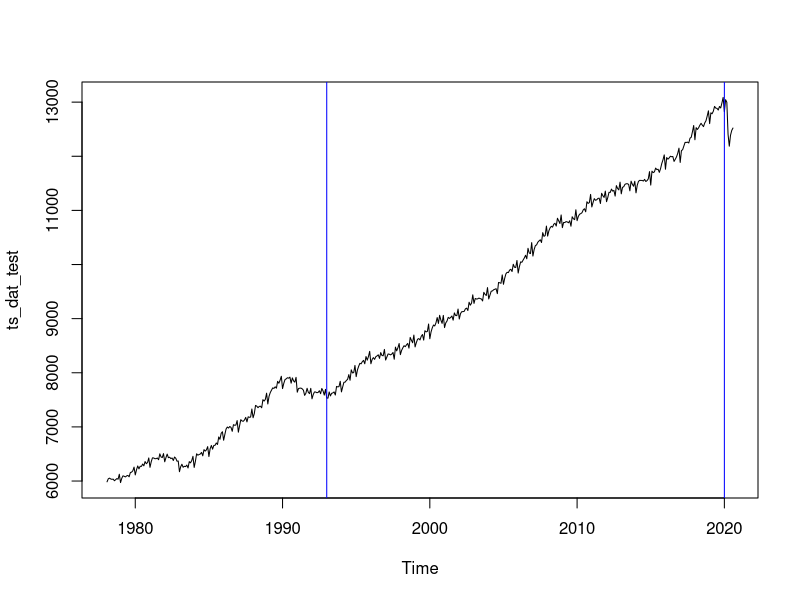
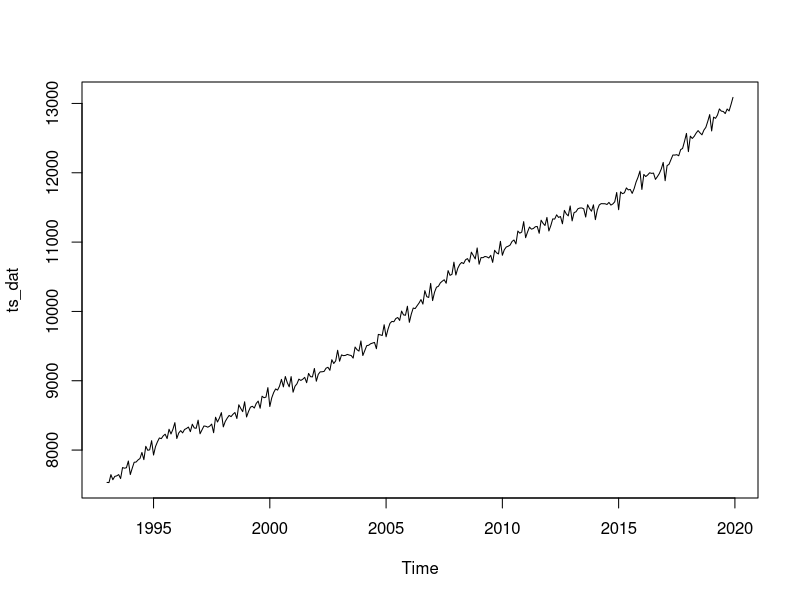
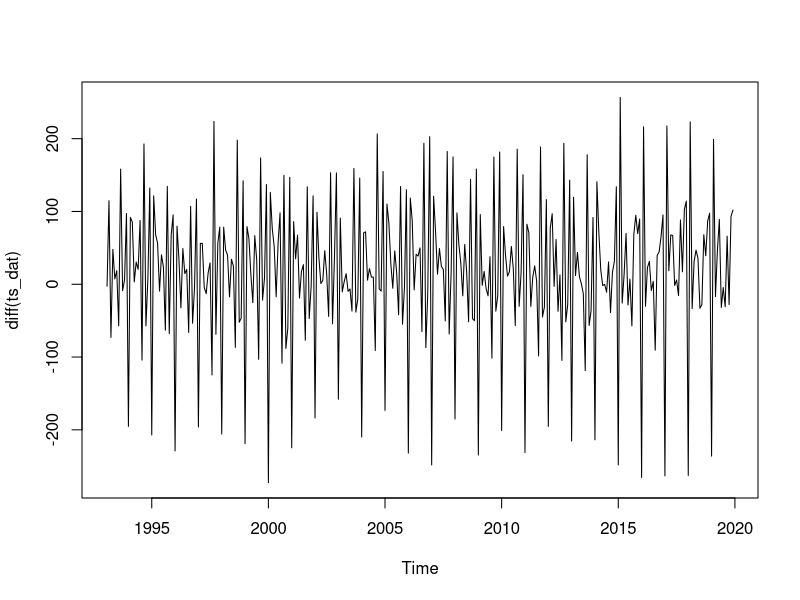
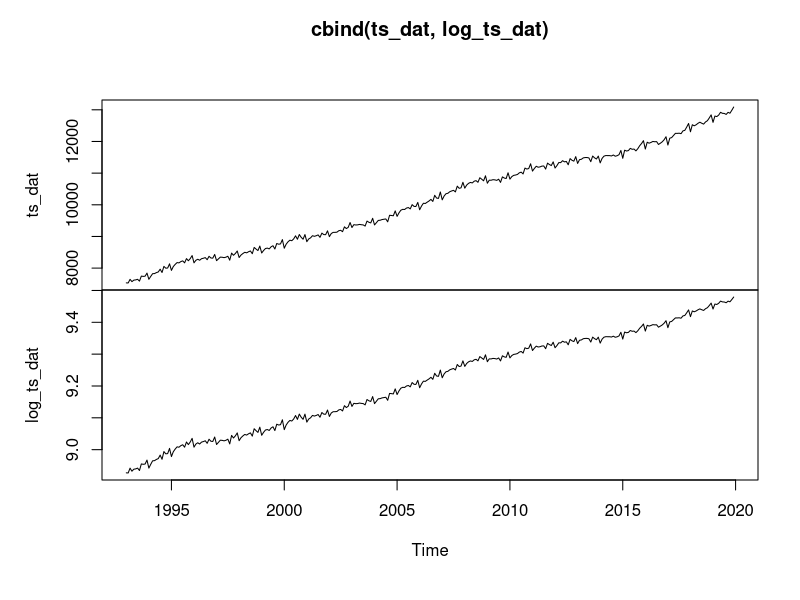
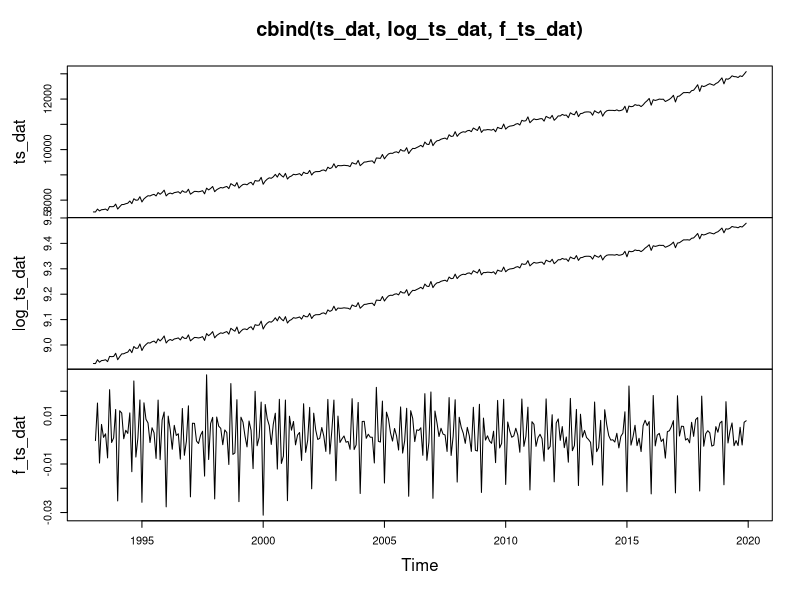
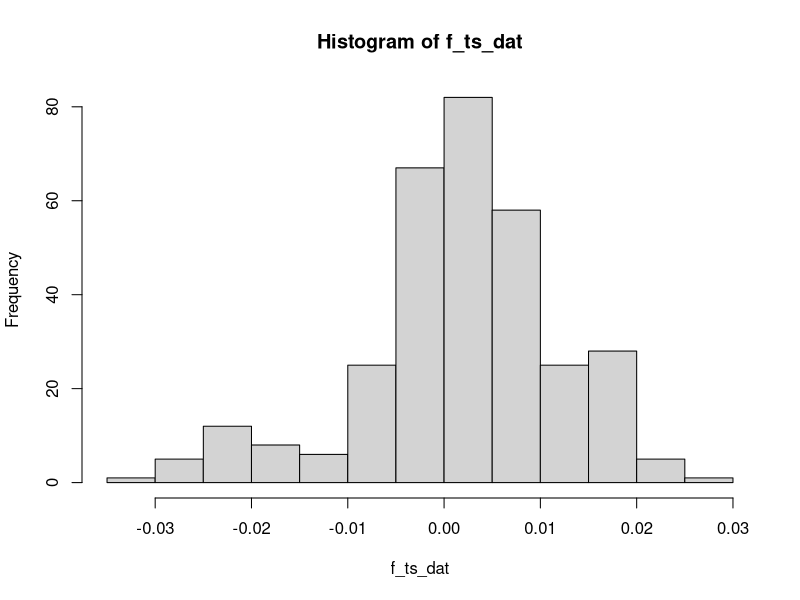

These charts were generated, in order, by the following R code:
## ---- chunk 1
knitr::opts_chunk$set(echo = TRUE)
## ---- chunk 2
library(car)
library(tseries)
## ---- chunk 3
dat <- read.csv("employment_data.csv", fileEncoding = 'UTF-8-BOM')
head(dat)
## ---- chunk 4
ts_dat_test <- ts(dat[, 2], start = c(1978, 2), end = c(2020, 8), frequency = 12)
plot.ts(ts_dat_test)
abline(v = 1993, col = "blue")
abline(v = 2020, col = "blue")
## ---- chunk 5
dat[dat$Observation.times == "Jan-93",]
dat[dat$Observation.times == "Dec-19",]
## ---- chunk 6
trunc_dat <- dat[180:503,]
ts_dat <- ts(trunc_dat[, 2], start = c(1993, 1), end = c(2019, 12), frequency = 12)
plot.ts(ts_dat)
plot.ts(diff(ts_dat))
## ---- chunk 7
length(ts_dat)
Group <- c(rep(1,81), rep(2, 81), rep(3, 81), rep(4, 81))
leveneTest(ts_dat, Group)
## ---- chunk 8
log_ts_dat <- log(ts_dat)
plot.ts(cbind(ts_dat, log_ts_dat))
leveneTest(log_ts_dat, Group)
## ---- chunk 9
f_ts_dat <- diff(log_ts_dat, 1)
plot.ts(cbind(ts_dat, log_ts_dat, f_ts_dat))
## ---- chunk 10
hist(f_ts_dat)
shapiro.test(f_ts_dat)
## ---- chunk 11
kpss.test(ts_dat)
kpss.test(log_ts_dat)
kpss.test(f_ts_dat)
